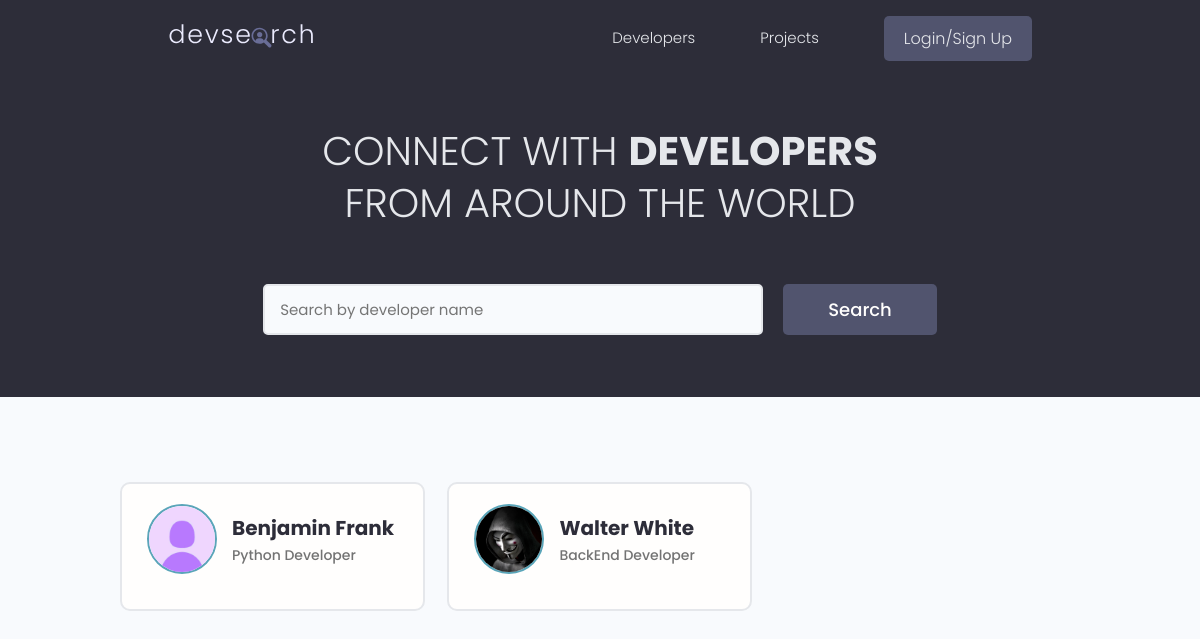
The app's page /, older data.
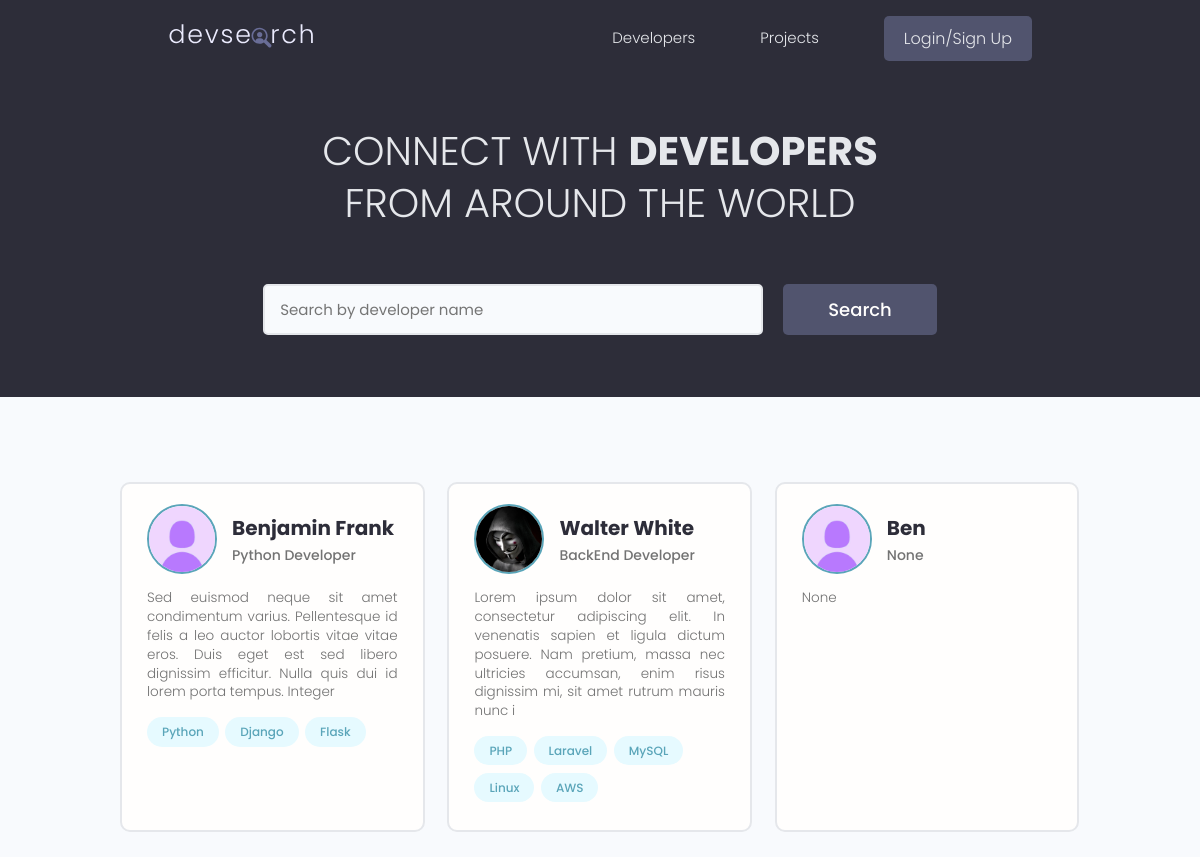
The same page, newer data.
### users/models.py (models this page shows, shortened)
class Profile(models.Model):
    user = models.OneToOneField(User, on_delete=models.CASCADE, null=True, blank=True)
    name = models.CharField(max_length=100, blank=True, null=True)
    username = models.CharField(max_length=100, blank=True, null=True)
    location = models.CharField(max_length=100, blank=True, null=True)
    email = models.EmailField(max_length=100, blank=True, null=True)
    short_intro = models.CharField(max_length=150, blank=True, null=True)
    bio = models.TextField(blank=True, null=True)
    profile_image = models.ImageField(null=True, blank=True,
                                      upload_to='profiles/', default='profiles/default-profile.jpg')
    social_github = models.CharField(max_length=150, blank=True, null=True)
    social_twitter = models.CharField(max_length=150, blank=True, null=True)
    social_linkedin = models.CharField(max_length=150, blank=True, null=True)
    social_youtube = models.CharField(max_length=150, blank=True, null=True)
    social_website = models.CharField(max_length=150, blank=True, null=True)
    created = models.DateTimeField(auto_now_add=True)
    id = models.UUIDField(default=uuid.uuid4, unique=True, primary_key=True, editable=False)

class Skill(models.Model):
    owner = models.ForeignKey(Profile, on_delete=models.CASCADE, null=True, blank=True)
    name = models.CharField(max_length=100, null=True, blank=True)
    description = models.TextField(null=True, blank=True)
    created = models.DateTimeField(auto_now_add=True)
    id = models.UUIDField(default=uuid.uuid4, unique=True, primary_key=True, editable=False)

### users/views.py (the view)
# urls.py: path('', views.profiles, name="profiles"),
def profiles(request):
    profiles, search_query = searchProfiles(request)
    custom_range, profiles = paginateProfiles(request, profiles, 6)
    content = {'profiles': profiles, 'search_query': search_query, 'custom_range': custom_range}
    return render(request, 'users/profiles.html', content)

### users/utilities.py (called while the page is built)
def searchProfiles(request):
    search_query = ''
    if request.GET.get('search_query'):
        search_query = request.GET.get('search_query')
    skills = Skill.objects.filter(Q(name__icontains=search_query))  # Get skill based on search
    profiles = Profile.objects.distinct().filter(Q(name__icontains=search_query) |
                                                 Q(short_intro__icontains=search_query) |
                                                 Q(skill__in=skills))
    return profiles, search_query

def paginateProfiles(request, profiles, results):
    page = request.GET.get('page')
    profilesPerPage = results
    paginator = Paginator(profiles, profilesPerPage)
    try:
        profiles = paginator.page(page)
    except PageNotAnInteger:
        page = 1
        profiles = paginator.page(page)
    except EmptyPage:
        page = paginator.num_pages
        profiles = paginator.page(page)
    leftIndex = (int(page) - 4)
    if leftIndex < 1:
        leftIndex = 1
    rightIndex = (int(page) + 5)
    if rightIndex > paginator.num_pages:
        rightIndex = paginator.num_pages + 1
    custom_range = range(leftIndex, rightIndex)
    return custom_range, profiles

### users/templates/users/profiles.html (shortened to what this page needs)
{% extends 'main.html' %}
{% block content %}
    <main class="home">
    <section class="hero-section text-center">
      <div class="container container--narrow">
        <div class="hero-section__box">
          <h2>CONNECT WITH <span>DEVELOPERS</span></h2>
          <h2>FROM AROUND THE WORLD</h2>
        </div>
        <div class="hero-section__search">
          <form class="form" action="{% url 'profiles' %}" id="searchForm" method="GET">
            <div class="form__field">
              <input class="input input--text" id="formInput#search" type="text" name="search_query"
              value="{{ search_query }}"  placeholder="Search by developer name" />
            </div>
            <input class="btn btn--sub btn--lg" type="submit" value="Search" />
          </form>
        </div>
      </div>
    </section>
    <section class="devlist">
      <div class="container">
        <div class="grid grid--three">
        {% for profile in profiles %}
          <div class="column card">
            <div class="dev">
              <a href="{% url 'profile' profile.id %}" class="card__body">
                <div class="dev__profile">
                  <img class="avatar avatar--md" src="{{ profile.profile_image.url }}" alt="image" />
                  <div class="dev__meta">
                    <h3>{{ profile.name}}</h3>
                    <h5>{{ profile.short_intro|slice:"60" }}</h5>
                  </div>
                </div>
                <p class="dev__info">
                    {{profile.bio|slice:"200" }}
                </p>
                <div class="dev__skills">
                    {% for skill in profile.skill_set.all|slice:"6" %}
                        <span class="tag tag--pill tag--main">
                            <small>{{ skill.name }}</small>
                        </span>
                    {% endfor %}
                </div>
              </a>
            </div>
          </div>
        {% endfor %}
        </div>
      </div>
    </section>
  </main>
{% endblock %}

### templates/main.html (shortened to what this page needs)
<!doctype html>
{% load static %}
<html lang="en">
<head>
    <link rel="stylesheet" href="https://cdn.iconmonstr.com/1.3.0/css/iconmonstr-iconic-font.min.css" />
    <link rel="stylesheet" href="{% static 'uikit/styles/uikit.css' %}" />
    <link rel="stylesheet" href="{% static 'styles/app.css' %}" />
</head>
<body>
{% include 'navbar.html' %}
{% block content %}
{% endblock %}
</body>
</html>

### templates/navbar.html (shortened to what this page needs)
{% load static %}
  <header class="header">
    <div class="container container--narrow">
      <a href="{% url 'profiles' %}" class="header__logo">
        <img src="{% static 'images/logo.svg' %}" alt="DevSearch Logo" />
      </a>
      <nav class="header__nav">
        <ul class="header__menu">
          <li class="header__menuItem"><a href="{% url 'profiles' %}">Developers</a></li>
          <li class="header__menuItem"><a href="{% url 'projects' %}">Projects</a></li>
          {% if request.user.is_authenticated %}
            <li class="header__menuItem"><a href="{% url 'inbox' %}">Inbox</a></li>
            <li class="header__menuItem"><a href="{% url 'account' %}">My Account</a></li>
            <li class="header__menuItem"><a href="{% url 'logout' %}" class="btn btn--sub">Log Out</a></li>
          {% else %}
            <li class="header__menuItem"><a href="{% url 'login' %}" class="btn btn--sub">Login/Sign Up</a></li>
          {% endif %}
        </ul>
      </nav>
    </div>
  </header>

### static/styles/app.css (style rules this page uses)
:root { --color-sub: #2d2d39; }
.btn--sub { background-color: var(--color-sub-light); }
.card { border: 2px solid var(--color-light); }
img { width: 100%; }
.header { position: sticky; z-index: 111; background-color: var(--color-sub); padding: 1.5rem 0; }
.header > .container { display: flex; justify-content: space-between; align-items: center; }
.header__logo > img { height: 3.8rem; }
.header__nav > ul { display: inline-flex; align-items: center; list-style: none; gap: 6.5rem; }
.header__menuItem > a { color: var(--color-light); font-weight: 300; }
.hero-section { height: 40vh; display: flex; align-items: center; background-color: var(--color-sub); }
.hero-section__box { margin-bottom: 4rem; }
.hero-section__box > h2, .hero-section__box > h2 > span { font-size: 4rem; color: var(--color-light); line-height: 1.3; text-transform: uppercase; }
.hero-section__box > h2 { font-weight: 300; }
.hero-section__box > h2 > span { font-weight: 700; }
.hero-section__search > .form { display: flex; align-items: center; justify-content: center; gap: 2rem; }
.hero-section__search > .form input.input--text { width: 50rem; }
.devlist { margin-top: 8rem; }
.devlist .grid { align-items: stretch; }
.devlist .dev .dev__profile { display: flex; align-items: center; gap: 1.5rem; }
.devlist .dev .dev__meta h3 { color: var(--color-sub); font-size: 2rem; font-weight: 700; }
.devlist .dev .dev__meta h5 { color: var(--color-text); font-size: 1.4rem; font-weight: 500; }
.devlist .dev .dev__info { margin: 1.5rem 0; font-size: 1.35rem; line-height: 1.4; text-align: justify; }

### static/uikit/styles/modules/_variables.css (style rules this page uses)
:root { --color-main: #5aa5b9; --color-main-light: #e6faff; --color-sub: #3f4156; --color-sub-light: #51546e; --color-sub-lighter: #ededfd; --color-text: #737373; --color-gray: #8b8b8b; --color-light: #e5e7eb; --color-light-gray: #767676; --color-bg: #f8fafd; --color-white: #fffefd; --color-white-light: #f3f3f3; --color-success: #359e64; --color-success-bg: #def8e8; --color-error: #fc4b0b; --color-error-bg: #fff2ee; --font-base: 'Poppins', arial, helvetica, 'Segoe UI', roboto, ubuntu, sans-serif; --font-monospace: 'Fira Code', 'Courier New', courier, monospace; --font-regular: 300; --font-medium: 500; --font-bold: 700; --generic-shadow: 1px 1px 5px #00000010; --generic-transition: all 0.3s ease-in-out; }

### static/uikit/styles/modules/_base.css (style rules this page uses)
* { margin: 0; padding: 0; box-sizing: border-box; text-rendering: optimizeLegibility; color: inherit; font-size: inherit; }
html { font-size: 50%; }
@media only screen and (min-width: 480px) { html { font-size: 56.25%; } }
@media only screen and (min-width: 1200px) { html { font-size: 62.5%; } }
body { line-height: 1.6; font-weight: 400; font-size: 1.5rem; color: var(--color-text); background-color: var(--color-bg); min-height: 100vh; }

### static/uikit/styles/modules/_typography.css (style rules this page uses)
* { font-family: var(--font-base); }
h2 { font-size: 3.6rem; font-weight: var(--font-bold); }
h3 { font-size: 3.2rem; font-weight: var(--font-medium); }
h5 { font-size: 2.4rem; font-weight: var(--font-medium); }
h5, h6 { font-weight: var(--font-regular); }
p, span, strong { font-size: 1.6rem; color: var(--color-text); font-weight: var(--font-regular); }
a { padding-bottom: 2px; text-decoration: none; display: inline-block; color: var(--color-main); font-weight: var(--font-medium); }

### static/uikit/styles/modules/_utilities.css (style rules this page uses)
.container { width: 92%; max-width: 165rem; margin: 0 auto; box-sizing: border-box; }
.container--narrow { width: 92%; max-width: 120rem; }
@media screen and (min-width: 1000px) { .container { width: 90%; } }
@media screen and (min-width: 1000px) { .container--narrow { width: 85%; } }
@media screen and (min-width: 1200px) { .container { width: 80%; } }
@media screen and (min-width: 1200px) { .container--narrow { width: 72%; } }
.text-center { text-align: center; }

### static/uikit/styles/modules/_avatar.css (style rules this page uses)
.avatar { border-radius: 50%; border: 2px solid var(--color-main); object-fit: cover; }
.avatar--md { height: 7rem; width: 7rem; }

### static/uikit/styles/modules/_button.css (style rules this page uses)
.btn { display: inline-block; position: relative; cursor: pointer; background-color: var(--color-light); font-weight: var(--font-medium); color: var(--color-sub); text-decoration: none; padding: 1rem 2rem; border-radius: 0.5rem; border: none; width: -webkit-fit-content; width: -moz-fit-content; width: fit-content; height: -webkit-fit-content; height: -moz-fit-content; height: fit-content; font-size: 1.6rem; outline-width: 0; outline-color: transparent; -webkit-backface-visibility: hidden; backface-visibility: hidden; transition: all 0.3s ease-in-out; }
.btn--sub { background-color: var(--color-sub); color: var(--color-white); }
.btn--lg { font-size: 1.8rem; padding: 1.2rem 4.5rem; }

Row changes from the older to the newer data that the page shows:
changed Profile "Benjamin Frank": bio (not shown) → "Sed euismod neque sit amet condimentum varius. Pellentesque id felis a leo auctor lobortis vitae vitae eros. Duis eget est sed libero dignissim efficitur. Nulla quis dui id lorem porta tempus. Integer"
added Skill: name "Python", shown under Profile "Benjamin Frank"
added Skill: name "Django", shown under Profile "Benjamin Frank"
added Skill: name "Flask", shown under Profile "Benjamin Frank"
changed Profile "Walter White": bio (not shown) → "Lorem ipsum dolor sit amet, consectetur adipiscing elit. In venenatis sapien et ligula dictum posuere. Nam pretium, massa nec ultricies accumsan, enim risus dignissim mi, sit amet rutrum mauris nunc i"
added Skill: name "PHP", shown under Profile "Walter White"
added Skill: name "Laravel", shown under Profile "Walter White"
added Skill: name "MySQL", shown under Profile "Walter White"
added Skill: name "Linux", shown under Profile "Walter White"
added Skill: name "AWS", shown under Profile "Walter White"
added Profile: profile_image (placeholder picture), name "Ben", short_intro "None", bio "None"
